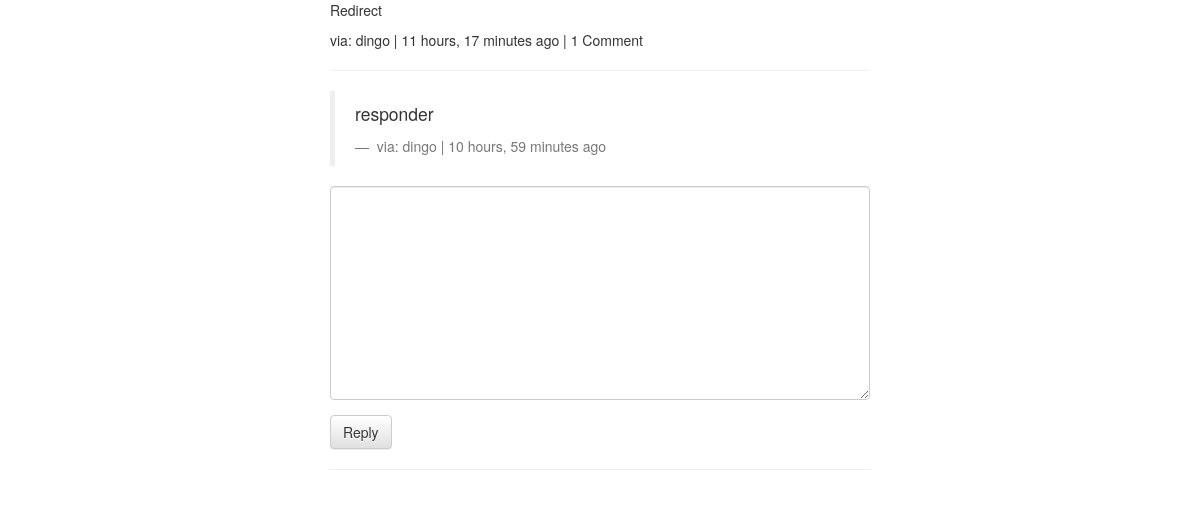
The page /comments/5/ on the database its author committed.
### comments/models.py (models this page shows, shortened)
class Comment(models.Model):
    user        = models.ForeignKey(settings.AUTH_USER_MODEL, default=1)
    content_type = models.ForeignKey(ContentType, on_delete=models.CASCADE)
    object_id = models.PositiveIntegerField()
    content_object = GenericForeignKey('content_type', 'object_id')
    parent = models.ForeignKey("self", null=True, blank=True)
    content     = models.TextField(blank=False, null=False)
    timestamp   = models.DateTimeField(auto_now_add=True)
    objects = CommentManager()
    class Meta:
        ordering = ['-timestamp']
    def children(self): #replies
        return Comment.objects.filter(parent=self)
    @property
    def is_parent(self):
        if self.parent is not None:
            return False
        return True

### comments/views.py (the view, shortened to what this page needs)
# urls.py: url(r'^(?P<id>\d+)/$', comment_thread, name='thread'),
def comment_thread(request, id):
    try:
        obj = Comment.objects.get(id=id)
    except:
        raise Http404
    if not obj.is_parent:
        obj = obj.parent
    content_object = obj.content_object
    content_id = obj.content_object.id
    initial_data = {
        "content_type": obj.content_type,
        "object_id": obj.object_id,
    }
    form = CommentForm(request.POST or None, initial=initial_data)
    context = {
        "comment": obj,
        "form": form,
    }
    return render(request, "comment_thread.html", context )

### comments/forms.py
class CommentForm(forms.Form):
    content_type = forms.CharField(widget=forms.HiddenInput)
    object_id = forms.IntegerField(widget=forms.HiddenInput)
    content = forms.CharField(label="", widget=forms.Textarea)

### templates/comment_thread.html (shortened to what this page needs)
{% extends "base.html" %}
{% load urlify %}
{% load crispy_forms_tags %}
{% block content %}
<div class='col-sm-6 col-sm-offset-3'>
    <p> {{ comment.content }} </p>
    <footer> via: {{ comment.user }} | {{ comment.timestamp | timesince }} ago | {% if comment.children.count > 0 %} {{ comment.children.count}} Comment{% if comment.children.count > 1 %}s{% endif %} {% endif %}
      {% if request.user == comment.user %} <a href="{{comment.get_delete_url }}"> Delete</a> {% endif %} </footer>
    <hr>
    <div class="">
      {% for child_comment in comment.children %}
      <blockquote>
        <p> {{ child_comment.content }} </p>
        <footer> via: {{ child_comment.user }} | {{ child_comment.timestamp | timesince }} ago {% if request.user == child_comment.user %} | <a href="{{child.comment.get_delete_url }}"> Delete</a> {% endif %} </footer>
      </blockquote>
      {% endfor %}
      <form class="" action="." method="POST">
        {{ form | crispy }}
        <input type="submit" value="Reply" class="btn btn-default">
      </form>
    </div>
  <hr>
</div>
{% endblock content %}

### rows shown on the page
Comment: content "Redirect", user "dingo", timestamp "11 hours, 17 minutes", children.count "1"
Comment: content "responder", user "dingo", timestamp "10 hours, 59 minutes"
